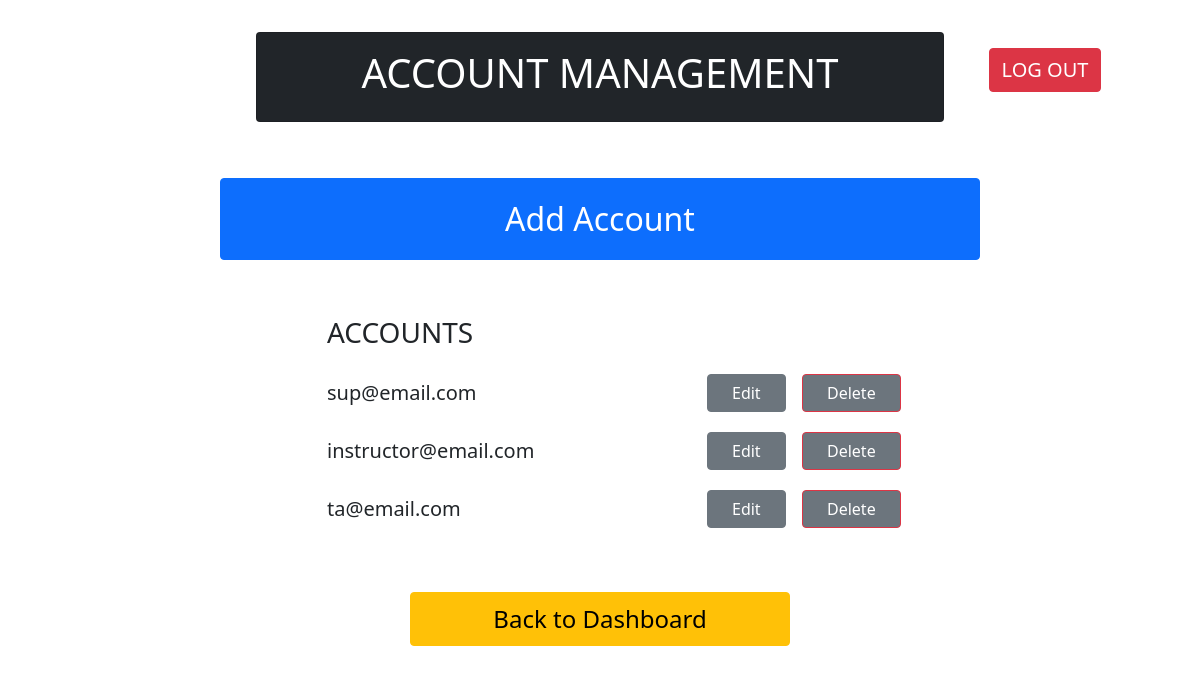
Screenshot of /accounts/ with the database file from the repository.
### proj_app/models.py (models this page shows)
class MyUserModel(models.Model):
    user_id = models.AutoField(primary_key=True)
    name = models.CharField(max_length=50)
    email = models.CharField(max_length=100)
    password = models.CharField(max_length=20)
    address = models.CharField(max_length=100)
    phone_number = models.CharField(max_length=12)
    role = models.IntegerField()

### proj_app/views.py (the view)
# urls.py: path('accounts/', AccountManagement.as_view()),
class AccountManagement(View):
    def get(self, request):
        users = list(MyUserModel.objects.all())  # getting all the users
        return render(request, "mainTemplates/accountManagement.html", {"users": users})

### templates/mainTemplates/accountManagement.html
{% extends "base.html" %}
{% block content %}
    <div class="container">
        <div class="row m-4">
            <div class="col-2"></div>
            <div class="col-8">
                <div class="card text-white bg-dark text-center my-2 py-3">
                    <h1>ACCOUNT MANAGEMENT</h1>
                </div>
            </div>
            <div class="col-2 text-center">
                <a href = '/' type="button" class="btn btn-danger my-4" style="font-size: 20px">LOG OUT</a>
            </div>
        </div>
    </div>
    <div class="container">
        <div class="row">
            <div class="col-2"></div>
            <a href = '/addAccount/' type="button" class="btn btn-primary col-8 mx-auto my-4 py-3" style="font-size: 32px">Add Account</a>
            <div class="col-2"></div>
        </div>
    </div>
    <div class="container">
        <div class="row">
            <div class="col-3"></div>
            <div class="col-4">
                <p class="p-2">
                    <h3>ACCOUNTS</h3>
                </p>
            </div>
        </div>
        {% for i in users %}
            <div class="row my-1">
                <div class="col-3"></div>
                <div class="col-4">
                    <p class="mt-2" style="font-size: 20px">
                        {{i.email}}
                    </p>
                </div>
                <div class="col-1 text-center">
                    <a type="button" class="btn btn-secondary mt-1 px-4" href="/editAccount/{{ i.user_id }}/">Edit</a>
                </div>
                <div class="col-1 text-center">
                    <a type="button" class="btn btn-secondary border-danger mt-1 px-4" href="/deleteAccount/{{ i.user_id }}/">Delete</a>
                </div>
            </div>
        {% endfor %}
    </div>
    <div class="container">
        <div class="row">
            <div class="col-3"></div>
                <a href = '/home/' type="button" class="btn btn-warning col-4 mx-auto my-5 py-2" style="font-size: 24px">Back to Dashboard</a>
            <div class="col-3"></div>
        </div>
    </div>
{% endblock %}

### rows the page displays
MyUserModel: email "sup@email.com"
MyUserModel: email "instructor@email.com"
MyUserModel: email "ta@email.com"
